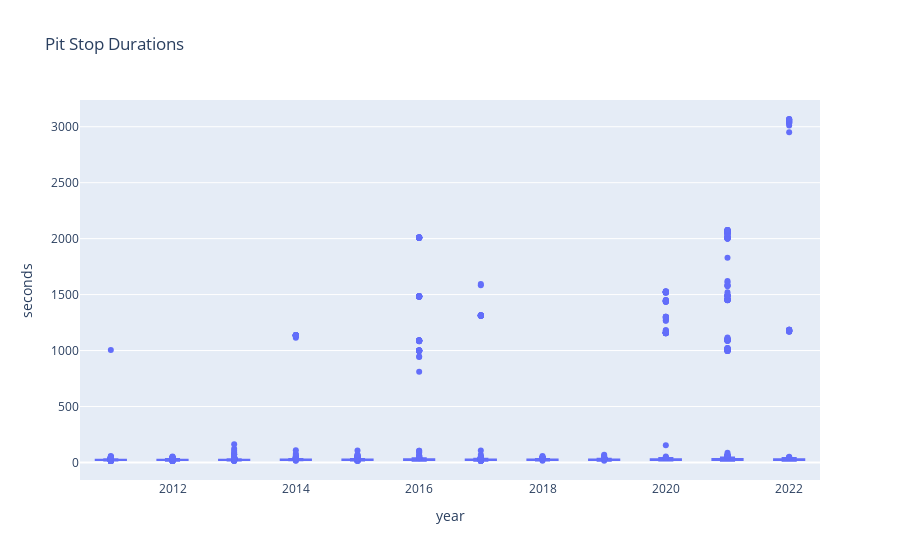

Notebook code cell kept with this figure:
### Code cell
fig = px.box(df, x='year', y='seconds', title='Pit Stop Durations')
fig.show()

### Figure 1 — Plotly figure (JSON) as saved in the notebook; plotly's stock layout.template omitted (floating-point values rounded to 4 significant figures; data arrays with more than 128 entries replaced by an {"elided": "..."} marker saying what was removed)
{"data": [{"alignmentgroup": "True", "hovertemplate": "year=%{x}<br>seconds=%{y}<extra></extra>", "legendgroup": "", "marker": {"color": "#636efa"}, "name": "", "notched": false, "offsetgroup": "", "orientation": "v", "showlegend": false, "type": "box", "x": {"elided": "9299 int values"}, "x0": " ", "xaxis": "x", "y": {"elided": "9299 float values"}, "y0": " ", "yaxis": "y"}], "layout": {"boxmode": "group", "legend": {"tracegroupgap": 0}, "title": {"text": "Pit Stop Durations"}, "xaxis": {"anchor": "y", "domain": [0, 1], "title": {"text": "year"}}, "yaxis": {"anchor": "x", "domain": [0, 1], "title": {"text": "seconds"}}}}
